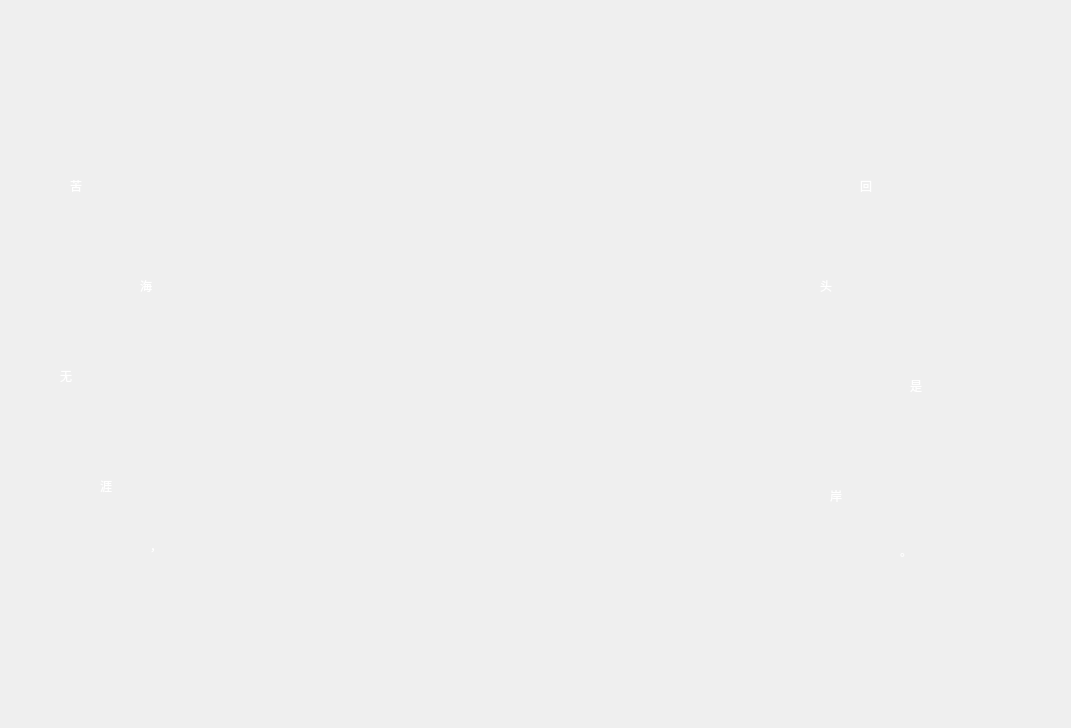
<?xml version="1.0" encoding="UTF-8"?>
<ui version="4.0">
 <class>BEnd</class>
 <widget class="QDialog" name="BEnd">
  <property name="geometry">
   <rect>
    <x>0</x>
    <y>0</y>
    <width>1071</width>
    <height>728</height>
   </rect>
  </property>
  <property name="sizePolicy">
   <sizepolicy hsizetype="Fixed" vsizetype="Fixed">
    <horstretch>0</horstretch>
    <verstretch>0</verstretch>
   </sizepolicy>
  </property>
  <property name="minimumSize">
   <size>
    <width>1071</width>
    <height>728</height>
   </size>
  </property>
  <property name="maximumSize">
   <size>
    <width>1071</width>
    <height>728</height>
   </size>
  </property>
  <property name="windowTitle">
   <string>无涯</string>
  </property>
  <property name="windowIcon">
   <iconset resource="Menu.qrc">
    <normaloff>:/icon/Resources/无涯.png</normaloff>:/icon/Resources/无涯.png</iconset>
  </property>
  <property name="styleSheet">
   <string notr="true">border-image: url(:/end/Resources/be.png);</string>
  </property>
  <widget class="QLabel" name="lblWord_1">
   <property name="geometry">
    <rect>
     <x>70</x>
     <y>140</y>
     <width>111</width>
     <height>91</height>
    </rect>
   </property>
   <property name="styleSheet">
    <string notr="true">border-image: url(:/other/Resources/透明背景.png);
color: rgb(255, 255, 255);
font:50pt &quot;隶书&quot;;</string>
   </property>
   <property name="text">
    <string>苦</string>
   </property>
  </widget>
  <widget class="QLabel" name="lblWord_2">
   <property name="geometry">
    <rect>
     <x>140</x>
     <y>240</y>
     <width>111</width>
     <height>91</height>
    </rect>
   </property>
   <property name="styleSheet">
    <string notr="true">border-image: url(:/other/Resources/透明背景.png);
color: rgb(255, 255, 255);
font:50pt &quot;隶书&quot;;</string>
   </property>
   <property name="text">
    <string>海</string>
   </property>
  </widget>
  <widget class="QLabel" name="lblWord_3">
   <property name="geometry">
    <rect>
     <x>60</x>
     <y>330</y>
     <width>111</width>
     <height>91</height>
    </rect>
   </property>
   <property name="styleSheet">
    <string notr="true">border-image: url(:/other/Resources/透明背景.png);
color: rgb(255, 255, 255);
font:50pt &quot;隶书&quot;;</string>
   </property>
   <property name="text">
    <string>无</string>
   </property>
  </widget>
  <widget class="QLabel" name="lblWord_4">
   <property name="geometry">
    <rect>
     <x>100</x>
     <y>440</y>
     <width>111</width>
     <height>91</height>
    </rect>
   </property>
   <property name="styleSheet">
    <string notr="true">border-image: url(:/other/Resources/透明背景.png);
color: rgb(255, 255, 255);
font:50pt &quot;隶书&quot;;</string>
   </property>
   <property name="text">
    <string>涯</string>
   </property>
  </widget>
  <widget class="QLabel" name="lblWord_5">
   <property name="geometry">
    <rect>
     <x>860</x>
     <y>140</y>
     <width>111</width>
     <height>91</height>
    </rect>
   </property>
   <property name="styleSheet">
    <string notr="true">border-image: url(:/other/Resources/透明背景.png);
color: rgb(255, 255, 255);
font:50pt &quot;隶书&quot;;</string>
   </property>
   <property name="text">
    <string>回</string>
   </property>
  </widget>
  <widget class="QLabel" name="lblWord_6">
   <property name="geometry">
    <rect>
     <x>820</x>
     <y>240</y>
     <width>111</width>
     <height>91</height>
    </rect>
   </property>
   <property name="styleSheet">
    <string notr="true">border-image: url(:/other/Resources/透明背景.png);
color: rgb(255, 255, 255);
font:50pt &quot;隶书&quot;;</string>
   </property>
   <property name="text">
    <string>头</string>
   </property>
  </widget>
  <widget class="QLabel" name="lblWord_7">
   <property name="geometry">
    <rect>
     <x>910</x>
     <y>340</y>
     <width>111</width>
     <height>91</height>
    </rect>
   </property>
   <property name="styleSheet">
    <string notr="true">border-image: url(:/other/Resources/透明背景.png);
color: rgb(255, 255, 255);
font:50pt &quot;隶书&quot;;</string>
   </property>
   <property name="text">
    <string>是</string>
   </property>
  </widget>
  <widget class="QLabel" name="lblWord_8">
   <property name="geometry">
    <rect>
     <x>830</x>
     <y>450</y>
     <width>111</width>
     <height>91</height>
    </rect>
   </property>
   <property name="styleSheet">
    <string notr="true">border-image: url(:/other/Resources/透明背景.png);
color: rgb(255, 255, 255);
font:50pt &quot;隶书&quot;;</string>
   </property>
   <property name="text">
    <string>岸</string>
   </property>
  </widget>
  <widget class="QLabel" name="lblWord_9">
   <property name="geometry">
    <rect>
     <x>150</x>
     <y>490</y>
     <width>101</width>
     <height>111</height>
    </rect>
   </property>
   <property name="styleSheet">
    <string notr="true">border-image: url(:/other/Resources/透明背景.png);
color: rgb(255, 255, 255);
font:50pt &quot;隶书&quot;;</string>
   </property>
   <property name="text">
    <string>，</string>
   </property>
  </widget>
  <widget class="QLabel" name="lblWord_10">
   <property name="geometry">
    <rect>
     <x>900</x>
     <y>500</y>
     <width>111</width>
     <height>101</height>
    </rect>
   </property>
   <property name="styleSheet">
    <string notr="true">border-image: url(:/other/Resources/透明背景.png);
color: rgb(255, 255, 255);
font:50pt &quot;隶书&quot;;</string>
   </property>
   <property name="text">
    <string>。</string>
   </property>
  </widget>
 </widget>
 <layoutdefault spacing="6" margin="11"/>
 <resources>
  <include location="Menu.qrc"/>
 </resources>
 <connections/>
</ui>
